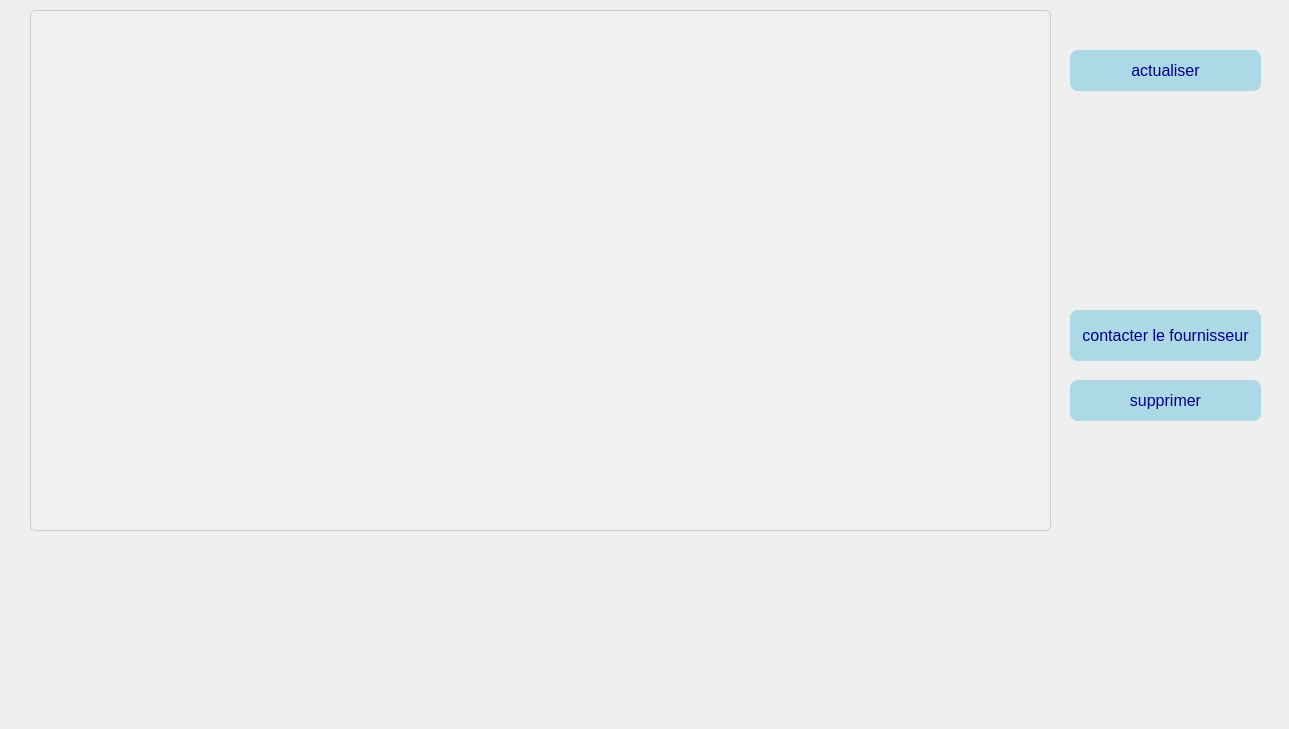
   <widget class="QWidget" name="tab_10">
    <attribute name="title">
     <string>Notifications </string>
    </attribute>
    <widget class="QLabel" name="label_38">
     <property name="geometry">
      <rect>
       <x>0</x>
       <y>0</y>
       <width>1280</width>
       <height>720</height>
      </rect>
     </property>
     <property name="styleSheet">
      <string notr="true">background-image: url(:/D:/img/Design sans titre (1).png);</string>
     </property>
     <property name="text">
      <string/>
     </property>
    </widget>
    <widget class="QLabel" name="label_10">
     <property name="geometry">
      <rect>
       <x>-10</x>
       <y>0</y>
       <width>1280</width>
       <height>720</height>
      </rect>
     </property>
     <property name="styleSheet">
      <string notr="true">background-image: url(:/Pictures/img/Design sans titre (1).png);</string>
     </property>
     <property name="text">
      <string/>
     </property>
    </widget>
    <widget class="QLabel" name="label_11">
     <property name="geometry">
      <rect>
       <x>1030</x>
       <y>420</y>
       <width>151</width>
       <height>91</height>
      </rect>
     </property>
     <property name="styleSheet">
      <string notr="true">image: url(:/Bureau/iamgesssss/logo_meta-removebg-preview.png);</string>
     </property>
     <property name="text">
      <string/>
     </property>
    </widget>
    <widget class="QLabel" name="label_12">
     <property name="geometry">
      <rect>
       <x>1090</x>
       <y>450</y>
       <width>171</width>
       <height>101</height>
      </rect>
     </property>
     <property name="styleSheet">
      <string notr="true">image: url(:/Pictures/img/logo_meta-removebg-preview.png);</string>
     </property>
     <property name="text">
      <string/>
     </property>
    </widget>
    <widget class="QPushButton" name="deleteProductButton">
     <property name="geometry">
      <rect>
       <x>1070</x>
       <y>380</y>
       <width>191</width>
       <height>41</height>
      </rect>
     </property>
     <property name="styleSheet">
      <string notr="true">QPushButton {
                background-color: lightblue;          /* Button background color */
                color: darkblue;                      /* Text color */
                font-size: 16px;                     /* Font size */
                font-family: 'Segoe UI', sans-serif;  /* Font family */
                padding: 10px;                       /* Padding around the text */
                border: none;                        /* No border */
                border-radius: 8px;                  /* Rounded corners */
                transition: background-color 0.3s;   /* Smooth background color transition */
            }
            QPushButton:hover {
                background-color: #B2D8E0;           /* Background color on hover */
            }
            QPushButton:pressed {
                background-color: #A0C4D3;           /* Background color when pressed */
            }</string>
     </property>
     <property name="text">
      <string>supprimer</string>
     </property>
    </widget>
    <widget class="QPushButton" name="contactfourniButton">
     <property name="geometry">
      <rect>
       <x>1070</x>
       <y>310</y>
       <width>191</width>
       <height>51</height>
      </rect>
     </property>
     <property name="styleSheet">
      <string notr="true">QPushButton {
                background-color: lightblue;          /* Button background color */
                color: darkblue;                      /* Text color */
                font-size: 16px;                     /* Font size */
                font-family: 'Segoe UI', sans-serif;  /* Font family */
                padding: 10px;                       /* Padding around the text */
                border: none;                        /* No border */
                border-radius: 8px;                  /* Rounded corners */
                transition: background-color 0.3s;   /* Smooth background color transition */
            }
            QPushButton:hover {
                background-color: #B2D8E0;           /* Background color on hover */
            }
            QPushButton:pressed {
                background-color: #A0C4D3;           /* Background color when pressed */
            }</string>
     </property>
     <property name="text">
      <string>contacter le fournisseur</string>
     </property>
    </widget>
    <widget class="QListWidget" name="notificationsListWidget">
     <property name="geometry">
      <rect>
       <x>30</x>
       <y>10</y>
       <width>1021</width>
       <height>521</height>
      </rect>
     </property>
     <property name="styleSheet">
      <string notr="true">QListWidget {
    background-color: #f0f0f0;
    border: 1px solid #ccc;
    border-radius: 5px;
    font-size: 14px;
    color: #333;
    padding: 5px;
    min-height: 150px;
}

QListWidget::item {
    background-color: #ffffff;
    border-bottom: 1px solid #ddd;
    padding: 10px;
}

QListWidget::item:selected {
    background-color: #4CAF50;  /* Green for selected item */
    color: white;
}

QListWidget::item:hover {
    background-color: #e0e0e0;
    cursor: pointer;
}

QListWidget::item:!selected:hover {
    background-color: #f5f5f5;
}</string>
     </property>
    </widget>
    <widget class="QPushButton" name="pushButton_2">
     <property name="geometry">
      <rect>
       <x>1070</x>
       <y>50</y>
       <width>191</width>
       <height>41</height>
      </rect>
     </property>
     <property name="styleSheet">
      <string notr="true">QPushButton {
                background-color: lightblue;          /* Button background color */
                color: darkblue;                      /* Text color */
                font-size: 16px;                     /* Font size */
                font-family: 'Segoe UI', sans-serif;  /* Font family */
                padding: 10px;                       /* Padding around the text */
                border: none;                        /* No border */
                border-radius: 8px;                  /* Rounded corners */
                transition: background-color 0.3s;   /* Smooth background color transition */
            }
            QPushButton:hover {
                background-color: #B2D8E0;           /* Background color on hover */
            }
            QPushButton:pressed {
                background-color: #A0C4D3;           /* Background color when pressed */
            }</string>
     </property>
     <property name="text">
      <string>actualiser</string>
     </property>
    </widget>
    <zorder>label_10</zorder>
    <zorder>label_11</zorder>
    <zorder>label_38</zorder>
    <zorder>label_12</zorder>
    <zorder>deleteProductButton</zorder>
    <zorder>contactfourniButton</zorder>
    <zorder>notificationsListWidget</zorder>
    <zorder>pushButton_2</zorder>
   </widget>
